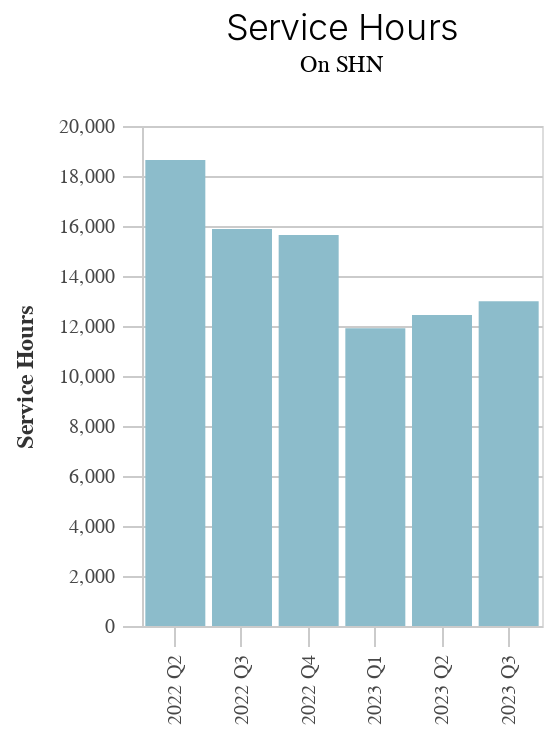

Write notebook code for a chart like this one.
### Code cell
o2

### Figure 1 — Vega-Lite specification as saved in the notebook (floating-point values rounded to 4 significant figures)
{"config": {"view": {"continuousWidth": 300, "continuousHeight": 300}, "axis": {"domainColor": "#cbcbcb", "grid": true, "gridColor": "#cbcbcb", "gridWidth": 1, "labelColor": "#474747", "labelFont": "Nunito Sans", "labelFontSize": 10, "labelPadding": 4, "tickColor": "#cbcbcb", "tickSize": 10, "titleColor": "#333", "titleFont": "Raleway", "titleFontSize": 12, "titlePadding": 10}, "axisBand": {"grid": false}, "background": "white", "font": "Raleway", "header": {"labelFont": "Nunito Sans", "titleFont": "Raleway"}, "legend": {"labelColor": "#333", "labelFont": "Nunito Sans", "labelFontSize": 11, "labelLimit": 0, "padding": 1, "symbolSize": 30, "symbolType": "square", "titleColor": "#333", "titleFont": "Raleway", "titleFontSize": 14, "titlePadding": 10}, "title": {"anchor": "middle", "font": "Raleway", "fontSize": 18, "fontWeight": 300, "offset": 20}}, "hconcat": [{"mark": {"type": "bar"}, "encoding": {"color": {"value": "#8CBCCB"}, "tooltip": [{"field": "year", "type": "quantitative"}, {"field": "quarter", "type": "nominal"}, {"field": "year_quarter", "type": "nominal"}, {"field": "variable", "type": "nominal"}, {"field": "category", "type": "nominal"}, {"field": "value", "type": "quantitative"}], "x": {"field": "year_quarter", "title": null, "type": "ordinal"}, "y": {"field": "value", "title": "Service Hours", "type": "quantitative"}}, "height": 250, "name": "view_4", "title": {"text": "Service Hours", "subtitle": "On SHN"}, "width": 200}], "data": {"name": "data-f814f354a06585975211fa8deb7ae886"}, "params": [{"name": "param_4", "select": {"type": "interval", "encodings": ["x", "y"]}, "bind": "scales", "views": ["view_4"]}], "resolve": {"scale": {"y": "independent"}}, "spacing": 0, "$schema": "https://vega.github.io/schema/vega-lite/v5.8.0.json", "datasets": {"data-f814f354a06585975211fa8deb7ae886": [{"category": "On SHN", "variable": "service_hours", "value": 18640.0, "service_date": "2022-05-04", "year_quarter": "2022 Q2", "quarter": "Q2", "year": 2022}, {"category": "On SHN", "variable": "service_hours", "value": 15880.0, "service_date": "2022-08-17", "year_quarter": "2022 Q3", "quarter": "Q3", "year": 2022}, {"category": "On SHN", "variable": "service_hours", "value": 15640.0, "service_date": "2022-10-12", "year_quarter": "2022 Q4", "quarter": "Q4", "year": 2022}, {"category": "On SHN", "variable": "service_hours", "value": 11910.0, "service_date": "2023-01-18", "year_quarter": "2023 Q1", "quarter": "Q1", "year": 2023}, {"category": "On SHN", "variable": "service_hours", "value": 12440.0, "service_date": "2023-04-12", "year_quarter": "2023 Q2", "quarter": "Q2", "year": 2023}, {"category": "On SHN", "variable": "service_hours", "value": 12990.0, "service_date": "2023-07-12", "year_quarter": "2023 Q3", "quarter": "Q3", "year": 2023}]}}
